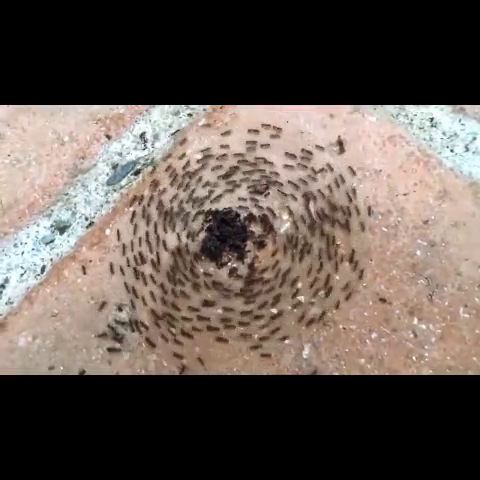
#> input picture frame 15 of scripts_video/meat.mp4, 480 x 480 px
$ python sback2.py
#> lines starting #> are read from the running program, lines starting #| are printed output that depends on the picture; after the words box and inside, x2 and y2 are one past the last pixel; in counts of white or black regions, pixels touching at a corner belong together
import numpy as np
import cv2

cap = cv2.VideoCapture('meat.mp4')

# Define the codec and create VideoWriter object
fourcc = cv2.VideoWriter_fourcc(*'XVID')
out = cv2.VideoWriter('1.avi',fourcc, 20.0, (480,480))

fgbg = cv2.createBackgroundSubtractorMOG2()

while(1):
    ret, frame = cap.read()
#> frame is the input picture: shape (480, 480, 3); mean B, G, R 81.1, 87.9, 98.8

    fgmask = fgbg.apply(frame)
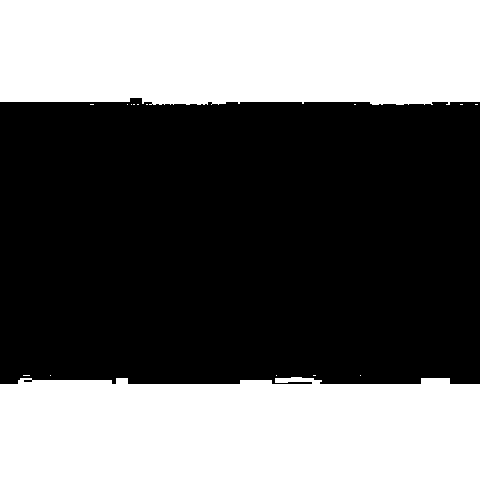
#> fgmask: shape (480, 480); values 127 (black) and 255 (white), 41.8% white; 16 white regions (14 under 20 px), largest, box (x1, y1, x2, y2) and area: (0, 0, 480, 105) 49242, (0, 377, 480, 480) 47050

    out.write(fgmask)

    cv2.imshow('frame',fgmask)
    k = cv2.waitKey(30) & 0xff
#> (key Esc is pressed here)
    if k == 27:
        break

cap.release()
out.release()
cv2.destroyAllWindows()

$ run again, starting later in the video
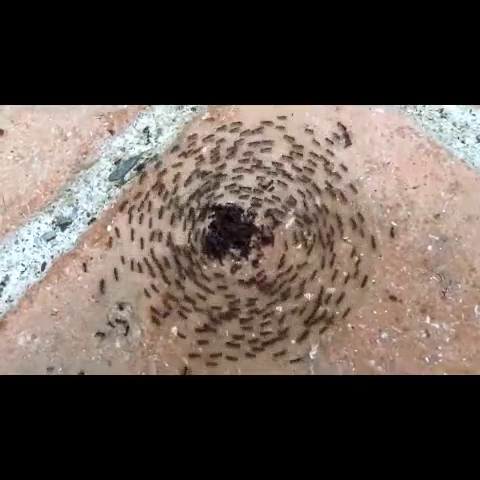
#> input picture frame 68 of scripts_video/meat.mp4, 480 x 480 px
#> frame is the input picture: shape (480, 480, 3); mean B, G, R 76.9, 83.3, 94.2
#> `fgmask = fgbg.apply(frame)`:
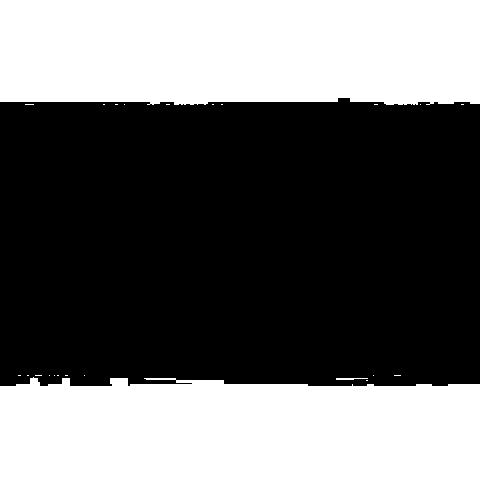
#> fgmask: shape (480, 480); values 127 (black) and 255 (white), 41.4% white; 24 white regions (21 under 20 px), largest, box (x1, y1, x2, y2) and area: (0, 0, 480, 105) 49174, (0, 377, 480, 480) 46159, (336, 378, 368, 380) 50

$ run again, starting later in the video
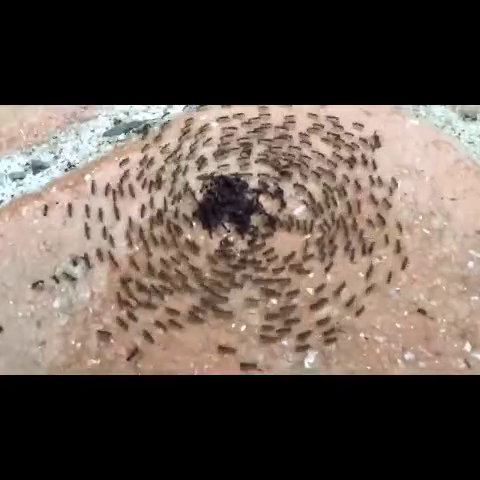
#> input picture frame 121 of scripts_video/meat.mp4, 480 x 480 px
#> frame is the input picture: shape (480, 480, 3); mean B, G, R 78.1, 86.1, 98.3
#> `fgmask = fgbg.apply(frame)`:
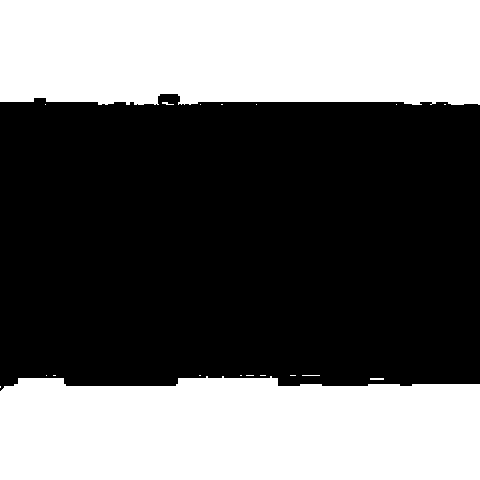
#> fgmask: shape (480, 480); values 127 (black) and 255 (white), 41.5% white; 19 white regions (15 under 20 px), largest, box (x1, y1, x2, y2) and area: (0, 0, 480, 105) 49032, (0, 376, 480, 480) 46546, (370, 378, 384, 380) 28, (162, 102, 174, 105) 20
